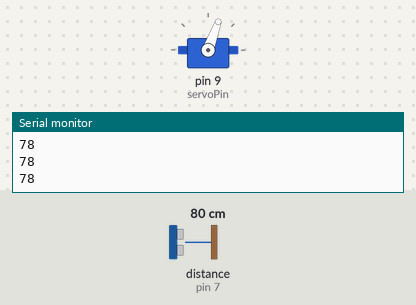
The sketch below on a simulated Arduino Uno, built with avr-gcc and run on an emulated ATmega328P. Parts: servo, the last lines printed to the serial monitor. Wiring (inferred from the names in the program): ultrasonic range finder: trigger pin 6; echo pin 7. Inputs (shaded band) come from the test bench; at power-on: distance to the obstacle (sensor on pin 7) 80 cm. The echo pulse lasts 58.3 µs per cm.

Above: at 1.2 s.
1.3 s: distance to the obstacle (sensor on pin 7) set to 13 cm
At 2.1 s:
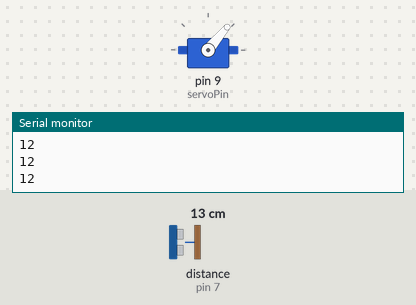
4.3 s: distance to the obstacle (sensor on pin 7) set to 10 cm
5.8 s: distance to the obstacle (sensor on pin 7) set to 18 cm
At 8.6 s:
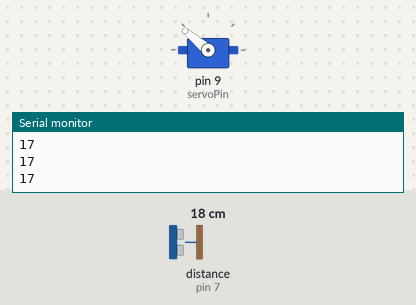
8.8 s: distance to the obstacle (sensor on pin 7) set to 2 cm
At 9.8 s:
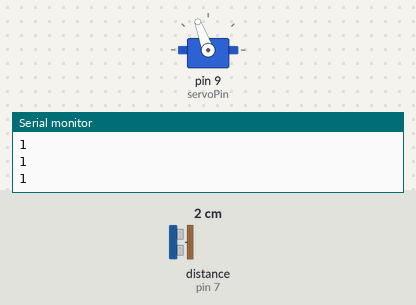
Timing chart, 0 to 11.3 s (numbered marks = the images above; inputs shaded):
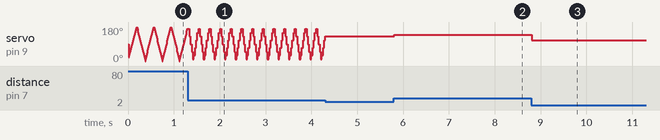

The sketch:

robotics.ino
```cpp
#include <Servo.h>

Servo myServo;
int servoPin = 9;
int trigPin = 6;
int echoPin = 7;
int sweepDelay = 5;
int distanceThreshold = 10;
int angle = 0;
int direction = 10;

long getDistance() {
  digitalWrite(trigPin, LOW);
  delayMicroseconds(2);
  digitalWrite(trigPin, HIGH);
  delayMicroseconds(10);
  digitalWrite(trigPin, LOW);
  long duration = pulseIn(echoPin, HIGH);
  long distance = duration * 0.034 / 2;
  return distance;
}

void setup() {
  myServo.attach(servoPin);
  pinMode(trigPin, OUTPUT);
  pinMode(echoPin, INPUT);
  Serial.begin(9600);
}

void loop() {
  long distance = getDistance();
  Serial.println(distance);

  // Stop the servo if an object is within 10 cm
  if (distance <= distanceThreshold) {
    return;
  }

  // Move the servo
  angle += direction;

  // Reverse at 180°
  if (angle >= 180) {
    angle = 180;
    direction = -10;
  }

  // Reverse at 0°
  if (angle <= 0) {
    angle = 0;
    direction = 10;
  }

  myServo.write(angle);
  delay(sweepDelay);
}
```

Measured:
- after the input at 5.8 s, servo on pin 9 (servoPin): 130° → 140° at once
- after the input at 8.8 s, servo on pin 9 (servoPin): 140° → 110° at once
- by itself, servo on pin 9 (servoPin): repeats every 0.23 s: 90° 0.03 s, 50° 0.03 s, 10° 0.03 s, 30° 0.03 s, 70° 0.03 s, 110° 0.03 s, 150° 0.03 s, 170° 0.03 s, 130° 0.03 s
